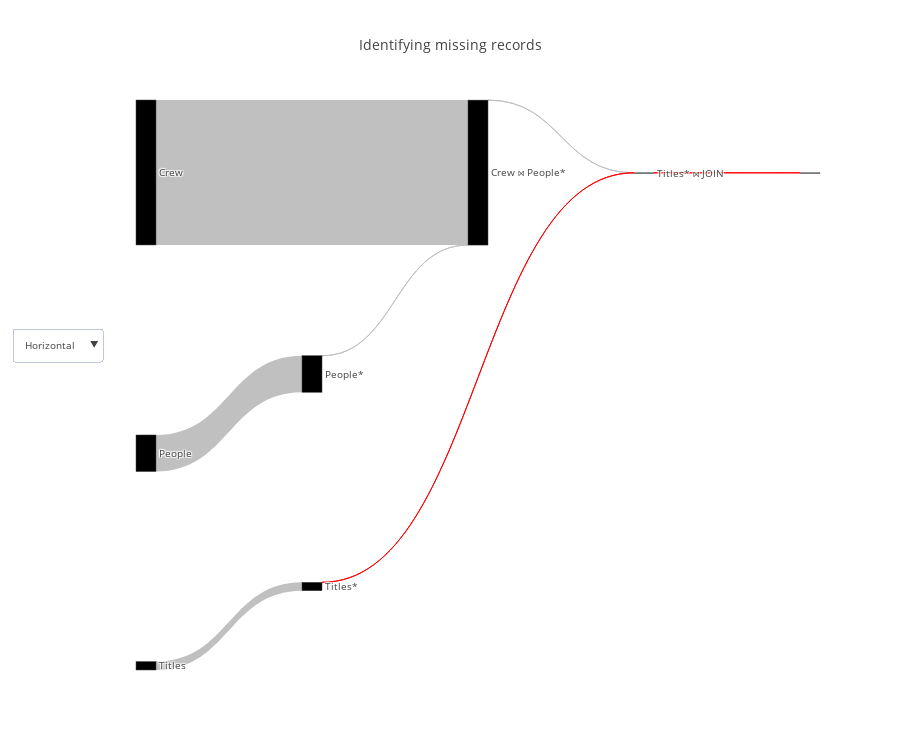

The notebook cell this image was saved under:
### Code cell
# cardinality_df = query_renderer.get_cardinality_df(query, con_str)
cardinality_df = pd.read_csv("../proposal/data/missing_records_query_flow_representation.csv")
query_renderer.vizualize(cardinality_df, title="Identifying missing records", metrics=["actual_rows"], open_=False)

### Figure 1 — Plotly figure (JSON) as saved in the notebook; plotly's stock layout.template omitted (floating-point values rounded to 4 significant figures)
{"data": [{"link": {"color": ["silver", "silver", "silver", "silver", "silver", "red", "red"], "label": [null, "Filter condition: (people.name = ANY ('{\"Owen Wilson\",\"Adam Sandler\",\"Jason Segel\"}'::text[]))", null, "Hash Cond ('Inner', '(crew.person_id = people.person_id)')", null, "Filter condition: (titles.genres = 'comedy'::text)", "Join Filter ('Inner', '(crew.title_id = titles.title_id)')"], "source": [0, 1, 2, 3, 4, 5, 6], "target": [1, 3, 3, 6, 5, 6, 7], "value": [10338782, 9, 40955703, 1695, 2379234, 1, 1]}, "node": {"color": [null, null, null, null, null, null, null], "label": ["People", "People*", "Crew", "Crew ⋈ People*", "Titles", "Titles*", "Titles* ⋈ JOIN"], "pad": 200}, "orientation": "h", "type": "sankey", "valueformat": ",", "valuesuffix": [" Rows", " Rows", " Rows", " Rows", " Rows", " Rows", " Rows"]}], "layout": {"font": {"size": 10}, "height": 750, "title": "Identifying missing records", "updatemenus": [{"buttons": [{"args": ["orientation", "h"], "label": "Horizontal", "method": "restyle"}, {"args": ["orientation", "v"], "label": "Vertical", "method": "restyle"}], "y": 0.6}]}}
